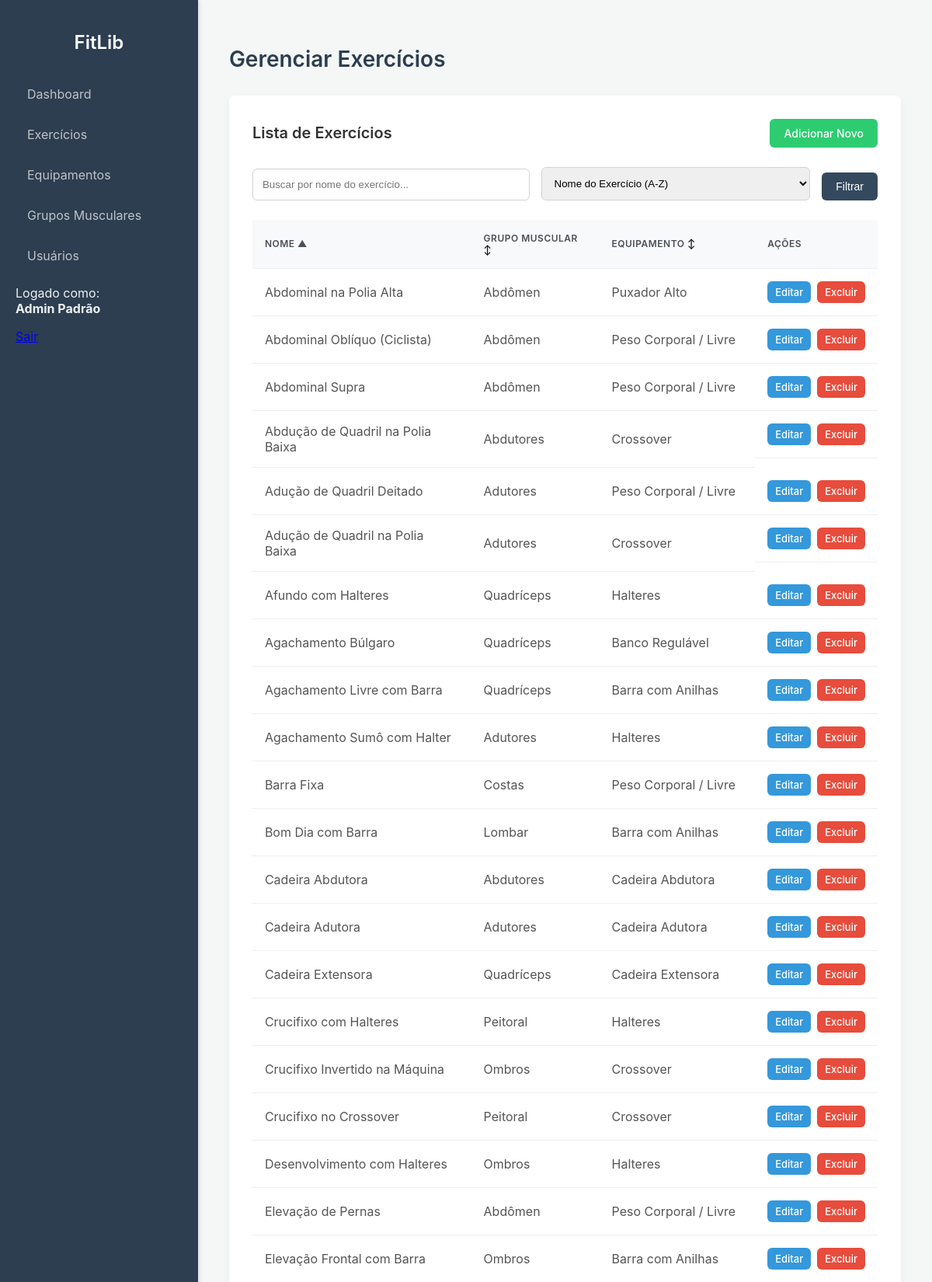
/api/exercicios/index.php (signed in, upper part), run on the app's committed database.
### tables this page shows
CREATE TABLE IF NOT EXISTS Exercicio (
  id_exercicio INT PRIMARY KEY AUTO_INCREMENT,
  nome VARCHAR(100) NOT NULL,
  descricao TEXT NOT NULL,
  avisos TEXT NULL,  
  gif_path VARCHAR(255),  
  id_grupo_muscular INT NOT NULL,
  id_equipamento INT NOT NULL,
  id_adm_cadastro INT NOT NULL,
  data_criacao TIMESTAMP DEFAULT CURRENT_TIMESTAMP,
  data_modificacao TIMESTAMP DEFAULT CURRENT_TIMESTAMP ON UPDATE CURRENT_TIMESTAMP,
  INDEX idx_nome_exercicio (nome),  
  FOREIGN KEY (id_grupo_muscular) REFERENCES Grupo_muscular(id_grupo_muscular) ON DELETE RESTRICT,
  FOREIGN KEY (id_equipamento) REFERENCES Equipamento(id_equipamento) ON DELETE RESTRICT,
  FOREIGN KEY (id_adm_cadastro) REFERENCES Adm(id_adm) ON DELETE RESTRICT
);

CREATE TABLE IF NOT EXISTS Grupo_muscular (
  id_grupo_muscular INT PRIMARY KEY AUTO_INCREMENT,
  nome VARCHAR(50) NOT NULL UNIQUE,
  regiao ENUM('superior', 'central', 'inferior') NOT NULL COMMENT 'Região corporal principal do grupo muscular',
  icone VARCHAR(255) NULL COMMENT 'Caminho ou identificador para o ícone do grupo',
  data_criacao TIMESTAMP DEFAULT CURRENT_TIMESTAMP,
  data_modificacao TIMESTAMP DEFAULT CURRENT_TIMESTAMP ON UPDATE CURRENT_TIMESTAMP
);

CREATE TABLE IF NOT EXISTS Equipamento (
  id_equipamento INT PRIMARY KEY AUTO_INCREMENT,
  nome VARCHAR(100) NOT NULL,
  qrcode_equipamento VARCHAR(3) UNIQUE NULL,
  id_adm_cadastro INT NOT NULL,
  data_criacao TIMESTAMP DEFAULT CURRENT_TIMESTAMP,
  data_modificacao TIMESTAMP DEFAULT CURRENT_TIMESTAMP ON UPDATE CURRENT_TIMESTAMP,
  INDEX idx_nome_equipamento (nome),  
  FOREIGN KEY (id_adm_cadastro) REFERENCES Adm(id_adm) ON DELETE RESTRICT
);

### api/exercicios/index.php (the view, shortened to what this page needs)
<?php
include __DIR__ . '/../includes/header.php';
require_once __DIR__ . '/../../config/database.php';
try {
    $search = $_GET['search'] ?? '';
    $sort = $_GET['sort'] ?? 'exercicio_asc';
    function getSortUrl($columnKey, $currentSort, $currentSearch) {
        $sortDirection = (strpos($currentSort, $columnKey) === 0 && substr($currentSort, -3) === 'asc') ? 'desc' : 'asc';
        $newSort = $columnKey . '_' . $sortDirection;
        $params = ['sort' => $newSort];
        return 'index.php?' . http_build_query($params);
    }
    function getSortIndicator($columnKey, $currentSort) {
        if (strpos($currentSort, $columnKey) === 0) {
            return (substr($currentSort, -3) === 'asc') ? ' <span class="sort-indicator active">▲</span>' : ' <span class="sort-indicator active">▼</span>';
        }
        return ' <span class="sort-indicator neutral">↕</span>';
    }
    $query = "
        SELECT
            e.id_exercicio, e.nome,
            gm.nome AS grupo_muscular,
            eq.nome AS equipamento
        FROM
            Exercicio AS e
        LEFT JOIN Grupo_muscular AS gm ON e.id_grupo_muscular = gm.id_grupo_muscular
        LEFT JOIN Equipamento AS eq ON e.id_equipamento = eq.id_equipamento
    ";
    $params = [];
    $orderBy = 'ORDER BY e.nome ASC';
    $query .= " " . $orderBy;
    $stmt = $pdo->prepare($query);
    $stmt->execute($params);
    $exercicios = $stmt->fetchAll();
} catch (PDOException $e) {
    die("Erro ao buscar exercícios: " . $e->getMessage());
}
?>
<h1>Gerenciar Exercícios</h1>
<div class="card">
    <div class="card-header">
        <h2>Lista de Exercícios</h2>
        <a href="form.php" class="btn btn-add">Adicionar Novo</a>
    </div>
    <form method="GET" action="index.php" class="filter-form">
        <div class="filter-group">
            <input type="text" name="search" placeholder="Buscar por nome do exercício..." value="<?= htmlspecialchars($search) ?>">
        </div>
        <div class="filter-group">
            <select name="sort">
                <option value="exercicio_asc" <?= ($sort === 'exercicio_asc') ? 'selected' : '' ?>>Nome do Exercício (A-Z)</option>
            </select>
        </div>
        <button type="submit" class="btn">Filtrar</button>
    </form>
    <table>
        <thead>
            <tr>
                <th><a href="<?= getSortUrl('exercicio', $sort, $search) ?>">Nome<?= getSortIndicator('exercicio', $sort) ?></a></th>
                <th><a href="<?= getSortUrl('grupo', $sort, $search) ?>">Grupo Muscular<?= getSortIndicator('grupo', $sort) ?></a></th>
                <th><a href="<?= getSortUrl('equipamento', $sort, $search) ?>">Equipamento<?= getSortIndicator('equipamento', $sort) ?></a></th>
                <th>Ações</th>
            </tr>
        </thead>
        <tbody>
            <?php foreach ($exercicios as $exercicio): ?>
                <tr>
                    <td><?= htmlspecialchars($exercicio['nome']) ?></td>
                    <td><?= htmlspecialchars($exercicio['grupo_muscular']) ?></td>
                    <td><?= htmlspecialchars($exercicio['equipamento']) ?></td>
                    <td>
                        <a href="form.php?id=<?= $exercicio['id_exercicio'] ?>" class="btn btn-edit">Editar</a>
                        <a href="delete.php?id=<?= $exercicio['id_exercicio'] ?>" class="btn btn-delete" onclick="return confirm('Tem certeza que deseja excluir este exercício?');">Excluir</a>
                    </td>
                </tr>
            <?php endforeach; ?>
        </tbody>
    </table>
</div>
<?php include __DIR__ . '/../includes/footer.php'; ?>

### public/assets/css/style.css (style rules this page uses)
body { font-family: -apple-system, BlinkMacSystemFont, "Segoe UI", Roboto, "Helvetica Neue", Arial, sans-serif; background-color: #f4f7f6; color: #333; margin: 0; display: flex; min-height: 100vh; }
h1 { font-size: 28px; font-weight: 600; color: #2c3e50; border-bottom: none; padding-bottom: 0; margin-bottom: 0; }
.card { background-color: #fff; border-radius: 8px; padding: 30px; box-shadow: 0 4px 8px rgba(0,0,0,0.05); margin-bottom: 0; }
.card-header { display: flex; justify-content: space-between; align-items: center; margin-bottom: 25px; }
.card-header h2 { margin: 0; font-size: 20px; font-weight: 600; }
table { width: 100%; border-collapse: collapse; margin-top: 0; box-shadow: none; }
th, td { padding: 16px; border: none; border-bottom: 1px solid #ecf0f1; text-align: left; vertical-align: middle; }
td:last-child { display: flex; align-items: center; gap: 8px; }
thead { background-color: #f8f9fa; color: #495057; }
thead th { font-weight: 600; text-transform: uppercase; font-size: 12px; letter-spacing: 0.5px; }
thead th a { color: inherit; text-decoration: none; transition: color 0.2s; }
.sort-indicator { display: inline-block; width: 1em; }
.sort-indicator.neutral { color: #121212; }
tbody tr:nth-child(even) { background-color: transparent; }
tbody td { color: #555; }
.btn { padding: 10px 18px; border: none; border-radius: 6px; color: #fff; text-decoration: none; cursor: pointer; font-size: 14px; font-weight: 500; transition: background-color 0.2s, transform 0.2s; }
.btn-edit { background-color: #3498db; }
.btn-delete { background-color: #e74c3c; }
.btn-add { background-color: #2ecc71; margin-bottom: 0; }
td .btn { padding: 6px 10px; font-size: 13px; margin-right: 0; }
form { background: transparent; padding: 0; box-shadow: none; }
form input[type="text"], form textarea, form select { width: 100%; padding: 12px; margin-bottom: 20px; border: 1px solid #ced4da; border-radius: 6px; box-sizing: border-box; transition: border-color 0.2s, box-shadow 0.2s; }
.filter-form { display: flex; gap: 15px; margin-bottom: 25px; align-items: flex-end; }
.filter-form .filter-group { flex-grow: 1; }
.filter-form input[type="text"], .filter-form select { margin-bottom: 0; }
.filter-form .btn { background-color: #34495e; flex-shrink: 0; }

### data on the page
exercicio: nome "Abdominal na Polia Alta", id_grupo_muscular.nome "Abdômen", id_equipamento.nome "Puxador Alto"
exercicio: nome "Abdominal Oblíquo (Ciclista)", id_grupo_muscular.nome "Abdômen", id_equipamento.nome "Peso Corporal / Livre"
exercicio: nome "Abdominal Supra", id_grupo_muscular.nome "Abdômen", id_equipamento.nome "Peso Corporal / Livre"
exercicio: nome "Abdução de Quadril na Polia Baixa", id_grupo_muscular.nome "Abdutores", id_equipamento.nome "Crossover"
exercicio: nome "Adução de Quadril Deitado", id_grupo_muscular.nome "Adutores", id_equipamento.nome "Peso Corporal / Livre"
exercicio: nome "Adução de Quadril na Polia Baixa", id_grupo_muscular.nome "Adutores", id_equipamento.nome "Crossover"
exercicio: nome "Afundo com Halteres", id_grupo_muscular.nome "Quadríceps", id_equipamento.nome "Halteres"
exercicio: nome "Agachamento Búlgaro", id_grupo_muscular.nome "Quadríceps", id_equipamento.nome "Banco Regulável"
exercicio: nome "Agachamento Livre com Barra", id_grupo_muscular.nome "Quadríceps", id_equipamento.nome "Barra com Anilhas"
exercicio: nome "Agachamento Sumô com Halter", id_grupo_muscular.nome "Adutores", id_equipamento.nome "Halteres"
exercicio: nome "Barra Fixa", id_grupo_muscular.nome "Costas", id_equipamento.nome "Peso Corporal / Livre"
exercicio: nome "Bom Dia com Barra", id_grupo_muscular.nome "Lombar", id_equipamento.nome "Barra com Anilhas"
exercicio: nome "Cadeira Abdutora", id_grupo_muscular.nome "Abdutores", id_equipamento.nome "Cadeira Abdutora"
exercicio: nome "Cadeira Adutora", id_grupo_muscular.nome "Adutores", id_equipamento.nome "Cadeira Adutora"
exercicio: nome "Cadeira Extensora", id_grupo_muscular.nome "Quadríceps", id_equipamento.nome "Cadeira Extensora"
exercicio: nome "Crucifixo com Halteres", id_grupo_muscular.nome "Peitoral", id_equipamento.nome "Halteres"
exercicio: nome "Crucifixo Invertido na Máquina", id_grupo_muscular.nome "Ombros", id_equipamento.nome "Crossover"
exercicio: nome "Crucifixo no Crossover", id_grupo_muscular.nome "Peitoral", id_equipamento.nome "Crossover"
exercicio: nome "Desenvolvimento com Halteres", id_grupo_muscular.nome "Ombros", id_equipamento.nome "Halteres"
exercicio: nome "Elevação de Pernas", id_grupo_muscular.nome "Abdômen", id_equipamento.nome "Peso Corporal / Livre"
exercicio: nome "Elevação Frontal com Barra", id_grupo_muscular.nome "Ombros", id_equipamento.nome "Barra com Anilhas"

### other printed values
$_SESSION['nome_adm'] "Admin Padrão"
